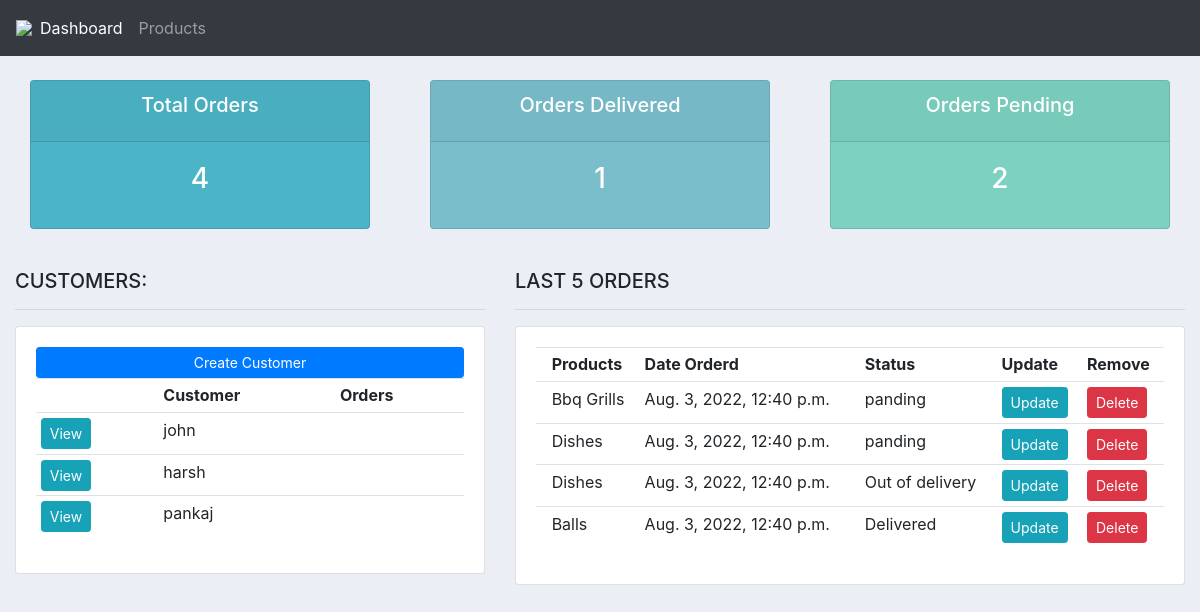
The app's page /, older data.
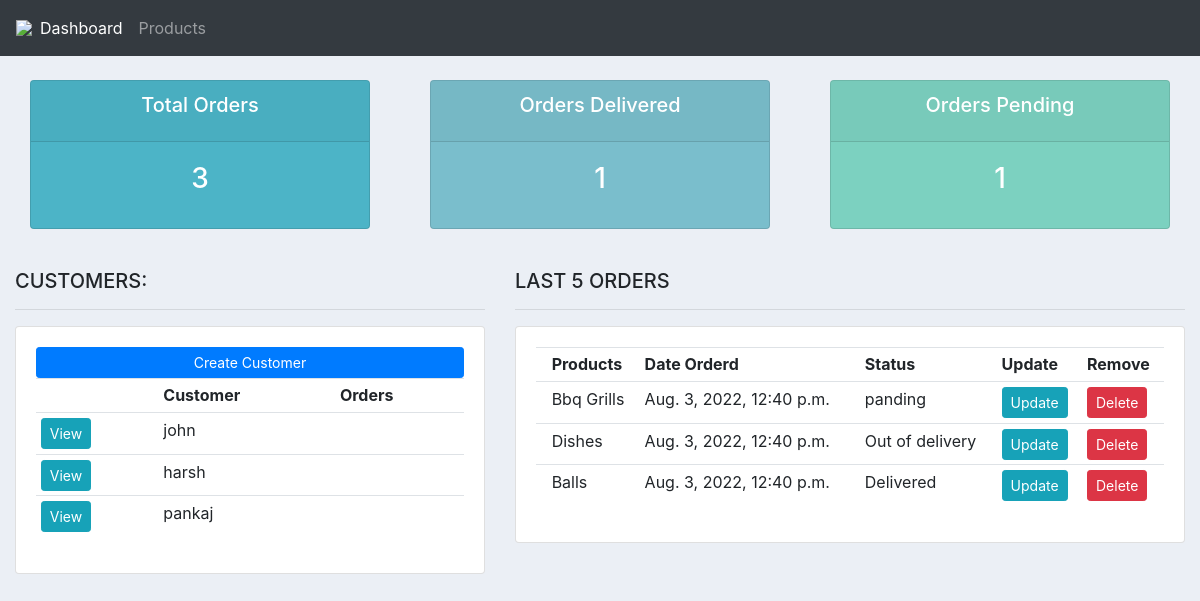
The same page, newer data.
### base/models.py (models this page shows, shortened)
class Customer(models.Model):
    name = models.CharField(max_length=50, null=True)
    phone = models.CharField(max_length=20, null=True)
    email = models.EmailField(max_length=50, null=True)
    date_created = models.DateTimeField(auto_now_add=True, null=True)

class Order(models.Model):
    STATUS = (
        ("panding","panding"),
        ('Out of delivery', 'Out of delivery'),
        ('Delivered','Delivered'),
        )
    customer = models.ForeignKey(Customer, null=True, on_delete=models.SET_NULL)
    product = models.ForeignKey(Product, null=True, on_delete=models.SET_NULL)
    date_created = models.DateTimeField(auto_now_add=True, null=True)
    status = models.CharField(max_length=200, null=True, choices=STATUS)

class Product(models.Model):
    CATEGORY = (
        ("Indoor", "Indoor"),
        ("Out Door", "Out Door"),
    )
    name = models.CharField(max_length=50, null=True)
    price = models.FloatField(null=True)
    category = models.CharField(max_length=50, null=True, choices=CATEGORY)
    description = models.CharField(max_length=500, null=True, blank=True)
    date_created = models.DateTimeField(auto_now_add=True, null=True)
    tags = models.ManyToManyField(Tag)
    def __str__(self) -> str:
        return self.name

### base/views.py (the view)
# urls.py: path('',views.home, name="home"),
def home(request):
    orders = Order.objects.all()
    customers = Customer.objects.all()
    total_customers = customers.count()
    total_orders = orders.count()
    delivered = orders.filter(status='Delivered').count()
    panding = orders.filter(status='panding').count()
    context = {'orders': orders,
    'customers':customers, 'total_customer':total_customers, 'total_orders':total_orders, 'delivered': delivered, 'panding':panding}
    return render(request, 'base/dashboard.html', context)

### base/templates/base/dashboard.html (shortened to what this page needs)
{% extends 'base/main.html' %}
{% block body %}
{% include 'base/status.html' %}
<br>
<div class="row">
    <div class="col-md-5">
        <h5>CUSTOMERS:</h5>
        <hr>
        <div class="card card-body">
            <a class="btn btn-primary btn-sm btn-block" href="">Create Customer </a>
            <table class="table table-sm">
                <tr>
                    <th></th>
                    <th>Customer</th>
                    <th>Orders</th>
                </tr>
                {% for customer in customers %}
                <tr>
                    <th><a class="btn btn-sm btn-info" href="{% url 'customer' customer.id %}">View</th>
                    <td>{{customer.name}}</td>
                    <td>{{customer.order}}</td>
                {% endfor %}
            </table>
        </div>
    </div>
    <div class="col-md-7">
        <h5>LAST 5 ORDERS</h5>
        <hr>
        <div class="card card-body">
            <table class="table table-sm">
                <tr>
                    <th></th>
                    <th>Products</th>
                    <th>Date Orderd</th>
                    <th>Status</th>
                    <th>Update</th>
                    <th>Remove</th>
                </tr>
                {% for order in orders %}
                <tr>
                    <th></th>
                    <td>{{order.product}}</td>
                    <td>{{order.date_created}}</td>
                    <td>{{order.status}}</td>
                    <td><a type="button" class="btn btn-sm btn-info" href="{% url 'updateorder' order.id %}">Update</a></td>
                    <td><a type="button" class="btn btn-sm btn-danger" href="{% url 'deleteorder' order.id %}">Delete</a></td>
                {% endfor %}
            </table>
        </div>
    </div>
</div>
{% endblock body %}

Row changes from the older to the newer data that the page shows:
removed Order: product "Dishes", date_created "Aug. 3, 2022, 12:40 p.m.", status "panding"
Text that changed along with them:
{{ total_orders }}: "4" → "3"
{{ panding }}: "2" → "1"
